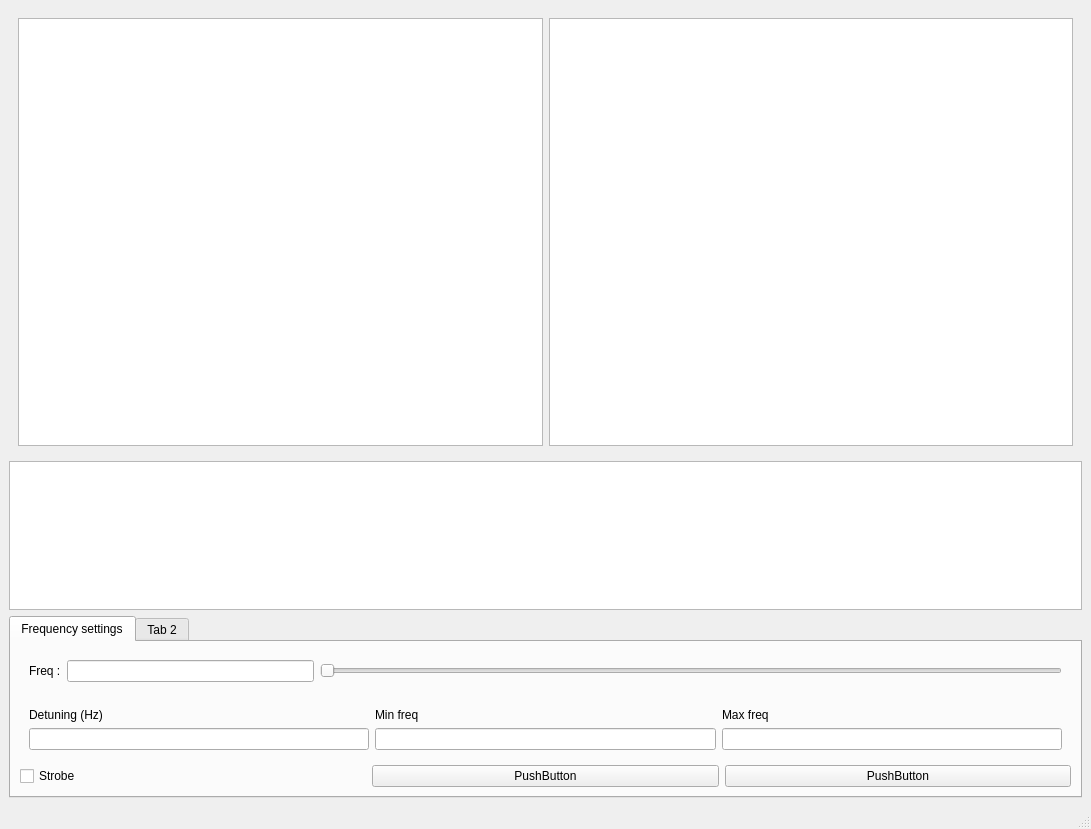
<?xml version="1.0" encoding="UTF-8"?>
<ui version="4.0">
 <class>MainWindow</class>
 <widget class="QMainWindow" name="MainWindow">
  <property name="geometry">
   <rect>
    <x>0</x>
    <y>0</y>
    <width>1091</width>
    <height>829</height>
   </rect>
  </property>
  <property name="windowTitle">
   <string>MainWindow</string>
  </property>
  <widget class="QWidget" name="central">
   <layout class="QGridLayout" name="central_grid_layout">
    <item row="2" column="0">
     <widget class="QTabWidget" name="settings_tabs">
      <property name="sizePolicy">
       <sizepolicy hsizetype="Expanding" vsizetype="Expanding">
        <horstretch>0</horstretch>
        <verstretch>1</verstretch>
       </sizepolicy>
      </property>
      <property name="currentIndex">
       <number>0</number>
      </property>
      <widget class="QWidget" name="general_settings">
       <property name="enabled">
        <bool>true</bool>
       </property>
       <attribute name="title">
        <string>Frequency settings</string>
       </attribute>
       <layout class="QVBoxLayout" name="freq_settings_tab_layout">
        <item>
         <widget class="QWidget" name="horizontalWidget" native="true">
          <property name="sizePolicy">
           <sizepolicy hsizetype="Preferred" vsizetype="Preferred">
            <horstretch>0</horstretch>
            <verstretch>1</verstretch>
           </sizepolicy>
          </property>
          <layout class="QHBoxLayout" name="horizontalLayout_2">
           <item>
            <widget class="QLabel" name="freq">
             <property name="text">
              <string>Freq :</string>
             </property>
            </widget>
           </item>
           <item>
            <widget class="QLineEdit" name="freq_field">
             <property name="sizePolicy">
              <sizepolicy hsizetype="Expanding" vsizetype="Fixed">
               <horstretch>1</horstretch>
               <verstretch>0</verstretch>
              </sizepolicy>
             </property>
            </widget>
           </item>
           <item>
            <widget class="QSlider" name="freq_select_slider">
             <property name="sizePolicy">
              <sizepolicy hsizetype="Expanding" vsizetype="Fixed">
               <horstretch>3</horstretch>
               <verstretch>0</verstretch>
              </sizepolicy>
             </property>
             <property name="maximum">
              <number>1000</number>
             </property>
             <property name="orientation">
              <enum>Qt::Horizontal</enum>
             </property>
            </widget>
           </item>
          </layout>
         </widget>
        </item>
        <item>
         <widget class="QWidget" name="general_settings_layout" native="true">
          <property name="sizePolicy">
           <sizepolicy hsizetype="Preferred" vsizetype="Preferred">
            <horstretch>0</horstretch>
            <verstretch>2</verstretch>
           </sizepolicy>
          </property>
          <layout class="QGridLayout" name="gridLayout">
           <item row="2" column="1">
            <widget class="QLineEdit" name="min_freq_field">
             <property name="sizePolicy">
              <sizepolicy hsizetype="Expanding" vsizetype="Fixed">
               <horstretch>1</horstretch>
               <verstretch>0</verstretch>
              </sizepolicy>
             </property>
            </widget>
           </item>
           <item row="0" column="1">
            <widget class="QLabel" name="min_freq">
             <property name="sizePolicy">
              <sizepolicy hsizetype="Preferred" vsizetype="Preferred">
               <horstretch>1</horstretch>
               <verstretch>0</verstretch>
              </sizepolicy>
             </property>
             <property name="text">
              <string>Min freq</string>
             </property>
             <property name="alignment">
              <set>Qt::AlignBottom|Qt::AlignLeading|Qt::AlignLeft</set>
             </property>
            </widget>
           </item>
           <item row="2" column="2">
            <widget class="QLineEdit" name="max_freq_field">
             <property name="sizePolicy">
              <sizepolicy hsizetype="Expanding" vsizetype="Fixed">
               <horstretch>1</horstretch>
               <verstretch>0</verstretch>
              </sizepolicy>
             </property>
            </widget>
           </item>
           <item row="0" column="2">
            <widget class="QLabel" name="max_freq">
             <property name="sizePolicy">
              <sizepolicy hsizetype="Preferred" vsizetype="Preferred">
               <horstretch>1</horstretch>
               <verstretch>0</verstretch>
              </sizepolicy>
             </property>
             <property name="text">
              <string>Max freq</string>
             </property>
             <property name="alignment">
              <set>Qt::AlignBottom|Qt::AlignLeading|Qt::AlignLeft</set>
             </property>
            </widget>
           </item>
           <item row="0" column="0">
            <widget class="QLabel" name="detuning">
             <property name="text">
              <string>Detuning (Hz)</string>
             </property>
             <property name="alignment">
              <set>Qt::AlignBottom|Qt::AlignLeading|Qt::AlignLeft</set>
             </property>
            </widget>
           </item>
           <item row="2" column="0">
            <widget class="QLineEdit" name="detuning_field">
             <property name="sizePolicy">
              <sizepolicy hsizetype="Expanding" vsizetype="Fixed">
               <horstretch>1</horstretch>
               <verstretch>0</verstretch>
              </sizepolicy>
             </property>
            </widget>
           </item>
          </layout>
         </widget>
        </item>
        <item>
         <layout class="QHBoxLayout" name="horizontalLayout">
          <item>
           <widget class="QCheckBox" name="enable_strobe">
            <property name="text">
             <string>Strobe</string>
            </property>
           </widget>
          </item>
          <item>
           <widget class="QPushButton" name="pushButton_3">
            <property name="text">
             <string>PushButton</string>
            </property>
           </widget>
          </item>
          <item>
           <widget class="QPushButton" name="pushButton">
            <property name="text">
             <string>PushButton</string>
            </property>
           </widget>
          </item>
         </layout>
        </item>
       </layout>
      </widget>
      <widget class="QWidget" name="proscessing_settings">
       <attribute name="title">
        <string>Tab 2</string>
       </attribute>
      </widget>
     </widget>
    </item>
    <item row="1" column="0">
     <widget class="PlotWidget" name="spectrum_plot">
      <property name="sizePolicy">
       <sizepolicy hsizetype="Expanding" vsizetype="Expanding">
        <horstretch>0</horstretch>
        <verstretch>1</verstretch>
       </sizepolicy>
      </property>
     </widget>
    </item>
    <item row="0" column="0">
     <widget class="QWidget" name="image_plots_layout" native="true">
      <property name="sizePolicy">
       <sizepolicy hsizetype="Preferred" vsizetype="Preferred">
        <horstretch>0</horstretch>
        <verstretch>3</verstretch>
       </sizepolicy>
      </property>
      <layout class="QHBoxLayout" name="plots_h_layout" stretch="0,0">
       <item>
        <widget class="PlotWidget" name="raw_imv"/>
       </item>
       <item>
        <widget class="PlotWidget" name="processed_imv"/>
       </item>
      </layout>
     </widget>
    </item>
   </layout>
  </widget>
  <widget class="QStatusBar" name="statusbar"/>
 </widget>
 <customwidgets>
  <customwidget>
   <class>PlotWidget</class>
   <extends>QGraphicsView</extends>
   <header>pyqtgraph</header>
  </customwidget>
 </customwidgets>
 <resources/>
 <connections/>
</ui>
